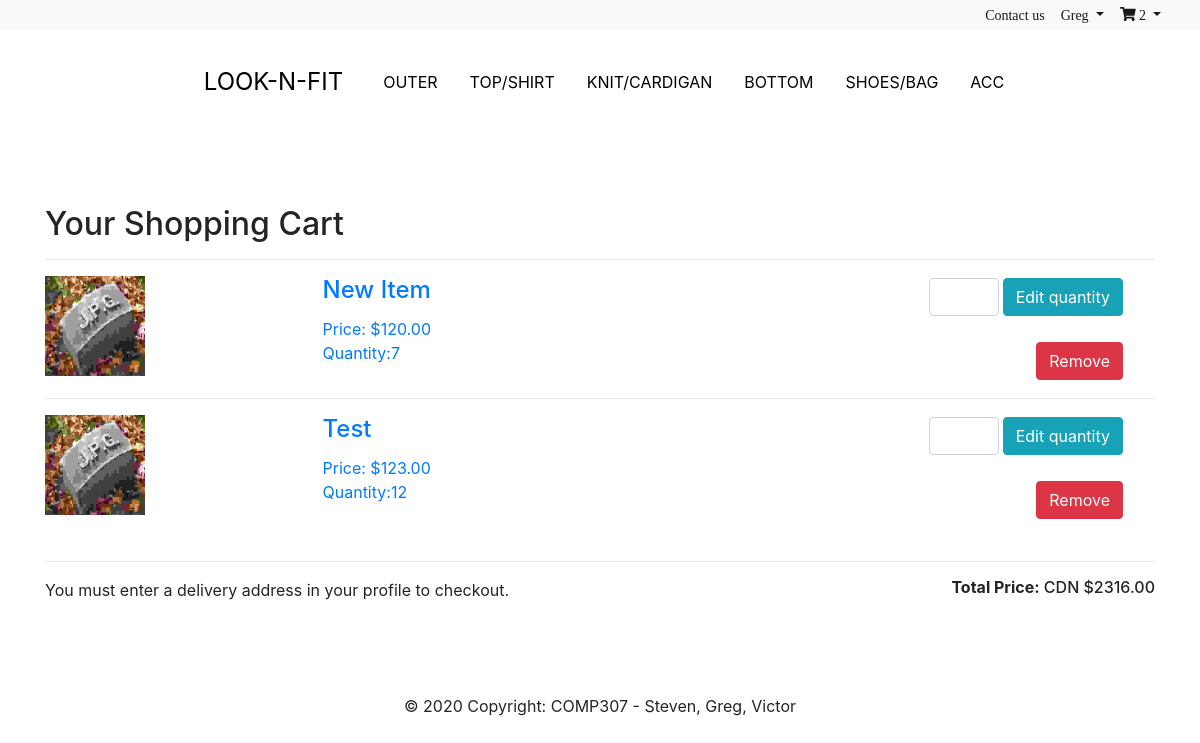
Page /cart/ (signed in) on the earlier database version.
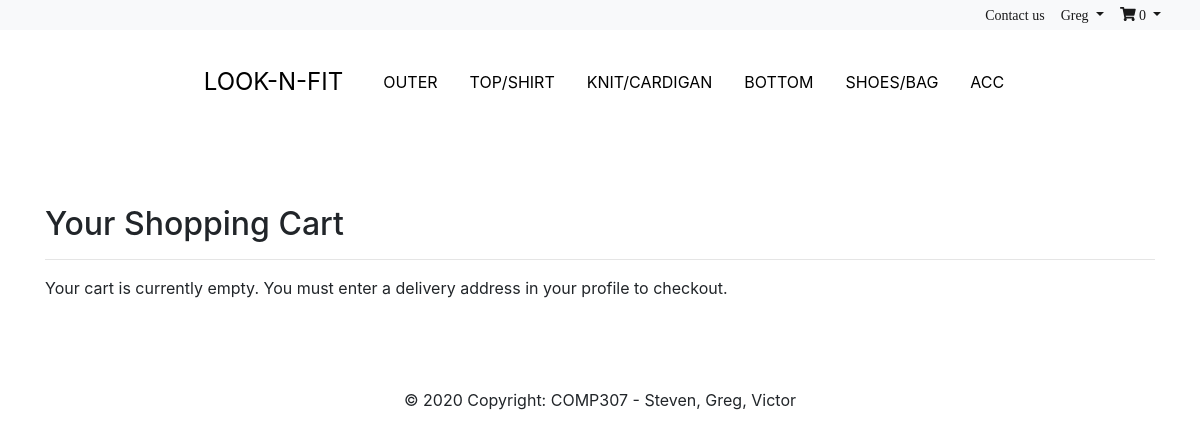
Same page on the later database version.
### market/models.py (models this page shows, shortened)
class Order(models.Model):
    user = models.ForeignKey(User, on_delete=models.CASCADE)
    products = models.ManyToManyField(OrderItem)
    ordered = models.BooleanField(default=False)
    address = models.TextField(default="")
    orderDate = models.DateTimeField(auto_now_add=True, blank=True)
    def get_total_price(self):
        total = 0
        for item in self.products.all():
            total += item.get_total_price_true()
        return "%.2f"%round(total,2)

class OrderItem(models.Model):
    user = models.ForeignKey(User, on_delete=models.CASCADE)
    product = models.ForeignKey(Product, on_delete=models.CASCADE)
    quantity = models.IntegerField(default=0)
    ordered = models.BooleanField(default=False)
    def get_total_price_true(self):
        return self.quantity * self.product.price

class Product(models.Model):
    owner = models.ForeignKey(User, on_delete=models.CASCADE, default ='1')
    title = models.TextField()
    description = models.TextField(max_length=10000)
    image_url = models.FileField(upload_to=get_upload_path)
    inventoryCount = models.IntegerField(default=0)
    created = models.DateTimeField(auto_now_add=True)
    price = models.FloatField()
    category = models.TextField()

### market/views.py (the view)
# urls.py: url('^cart/$', views.cart, name='cart'),
@login_required
def cart(request):
    context = {}
    orders = Order.objects.all().filter(user=request.user, ordered=False)
    if orders.exists():
        order = orders[0]
        context['order'] = order
    return render(request, 'cart.html', context)

### templates/cart.html (shortened to what this page needs)
{% extends 'base.html' %}
{% block content %}
<h2>Your Shopping Cart</h2>
{% if order and not order.ordered %}
{% for item in order.products.all %}
<hr>
<div class="row" style="width:100%;">
    <div class="col-md-3">
        <a href="{% url 'productPage' product_id=item.product.id %}" class="cartItem">
            <img src="{{ item.product.image_url.url }}" alt="Product image" style="width:100px;height:100px;" />
        </a>
    </div>
    <div class="col-md-5">
        <a href="{% url 'productPage' product_id=item.product.id %}" class="cartItem">
            <h4 class="card-title">{{ item.product.title }}</h4>
            Price: ${{ item.product.price|floatformat:2 }}<br>
            Quantity:{{ item.quantity }}
        </a>
    </div>
    <div class="col-md-4">
        <form method="post" action="{% url 'changeQuantity' %}">
            <button type="submit" class="btn btn-info float-right" style="margin:2px;">Edit quantity</button>
            <input type="number" class="form-control float-right" name="quantity" min="1" required="required" style="width:70px;margin:2px;" />
        </form>
        <br><br>
        <form method="post" action="{% url 'removeFromCart' %}">
            <button type="submit" class="btn btn-danger float-right" style="margin:2px;">Remove</button>
        </form>
    </div>
</div>
{% endfor %}
<br>
<hr>
<h6 style="float:right;"><strong>Total Price:</strong> CDN ${{ order.get_total_price}}</h6>
{% else %}
<hr>
Your cart is currently empty.
{% endif %}
{% if request.user.profile.address %}
<a href="{%url 'details'%}"><input type="button" value="Checkout" class="btn btn-primary" /></a>
{% else %}
You must enter a delivery address in your profile to checkout.
{% endif %}
{% endblock content %}

### templates/base.html (shortened to what this page needs)
{% load static %}
<html>
<head>
    <link rel="stylesheet" href="{% static 'css/bootstrap.min.css' %}">
    <link rel="stylesheet" href="{% static 'css/market.css' %}">
    <link rel="stylesheet" href="{% static 'css/navbar.css' %}">
</head>
<body>
    {% block body %}
    <nav class="navbar navbar-expand-sm navbar-light bg-light sticky-top" style="margin-bottom:10px;">
        <div class="container-fluid">
            <ul class="navbar-nav ml-auto">
                <li class="nav-item active">
                    <a class="nav-link" href="/contact">Contact us</a>
                </li>
                {% if not user.username %}
                <li class="nav-item active">
                    <a class="nav-link" href="{% url 'signup' %}">Join</a>
                </li>
                <li class="nav-item active">
                    <a class="nav-link" href="{% url 'login' %}">Login</a>
                </li>
                {% else %}
                <li class="nav-item dropdown active">
                    <a class="nav-link dropdown-toggle" href="#" id="navbarDropdown" role="button" data-toggle="dropdown" aria-haspopup="true" aria-expanded="false">
                        {{ user.first_name }}
                    </a>
                </li>
                <li class="nav-item dropdown active">
                    <a class="nav-link dropdown-toggle" href="#" id="navbarDropdown2" role="button" data-toggle="dropdown" aria-haspopup="true" aria-expanded="false">
                        <i class="fas fa-shopping-cart"></i> {{ order.products.all|length }}
                    </a>
                </li>
                {% endif %}
            </ul>
        </div>
    </nav>
    <div id="bottomNavBar">
        <ul class="bottomNavBar-ul">
            <li class="bottomNavBar-li"><a class="logo" href="{% url 'home' %}">LOOK-N-FIT</a></li>
            <li class="bottomNavBar-li"><a class="typeLink" href="/category/outer">OUTER</a></li>
            <li class="bottomNavBar-li"><a class="typeLink" href="/category/top-shirt">TOP/SHIRT</a></li>
            <li class="bottomNavBar-li"><a class="typeLink" href="/category/knit-cardigan">KNIT/CARDIGAN</a></li>
            <li class="bottomNavBar-li"><a class="typeLink" href="/category/bottom">BOTTOM</a></li>
            <li class="bottomNavBar-li"><a class="typeLink" href="/category/shoes-bag">SHOES/BAG</a></li>
            <li class="bottomNavBar-li"><a class="typeLink" href="/category/acc">ACC</a></li>
        </ul>
    </div>
    <br><br>
    <div class="container">
        {% block content %}
        {% endblock %}
    </div>
    {% include 'includes/footer.html' %}
    {% endblock body %}
</body>

Differences in the rows shown:
removed Order: products.all|length "2", get_total_price "2316.00"
removed OrderItem: product.image_url (picture), product "New Item", product.price "120.00", quantity "7"
removed OrderItem: product.image_url (picture), product "Test", product.price "123.00", quantity "12"
Other differences:
{{ order.products.all|length }}: (not shown) → "0"
text no longer shown: "Total Price: CDN $"
text now shown: "Your cart is currently empty."
